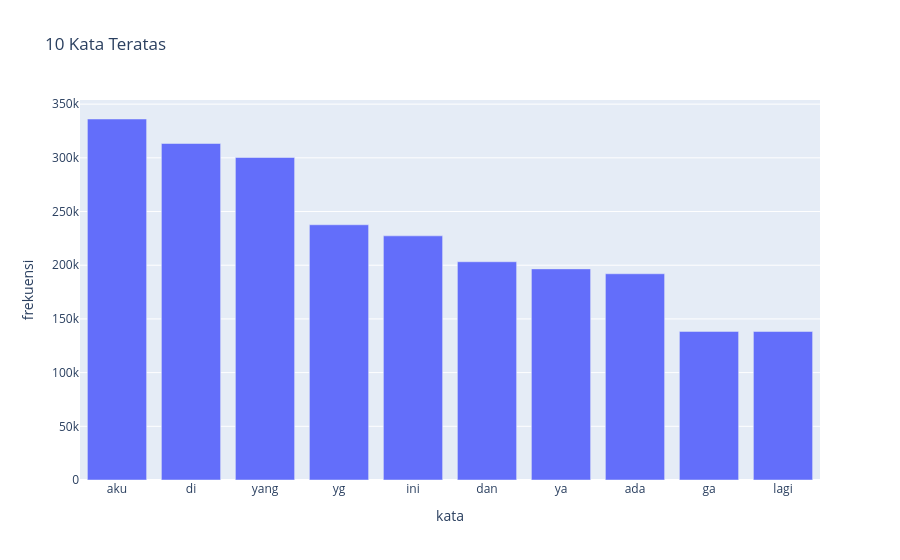

Notebook source saved alongside this figure:
### Code cell
top10 = data_kata.head(10).to_pandas()

fig4 = px.bar(
    top10,
    x="kata",
    y="frekuensi",
    title="10 Kata Teratas"
)
fig4.show()

### Figure 1 — Plotly figure (JSON) as saved in the notebook; plotly's stock layout.template omitted (floating-point values rounded to 4 significant figures)
{"data": [{"hovertemplate": "kata=%{x}<br>frekuensi=%{y}<extra></extra>", "legendgroup": "", "marker": {"color": "#636efa", "pattern": {"shape": ""}}, "name": "", "orientation": "v", "showlegend": false, "textposition": "auto", "type": "bar", "x": ["aku", "di", "yang", "yg", "ini", "dan", "ya", "ada", "ga", "lagi"], "xaxis": "x", "y": [336157, 313336, 300333, 237668, 227343, 203227, 196581, 192033, 138357, 138256], "yaxis": "y"}], "layout": {"barmode": "relative", "legend": {"tracegroupgap": 0}, "title": {"text": "10 Kata Teratas"}, "xaxis": {"anchor": "y", "domain": [0, 1], "title": {"text": "kata"}}, "yaxis": {"anchor": "x", "domain": [0, 1], "title": {"text": "frekuensi"}}}}
